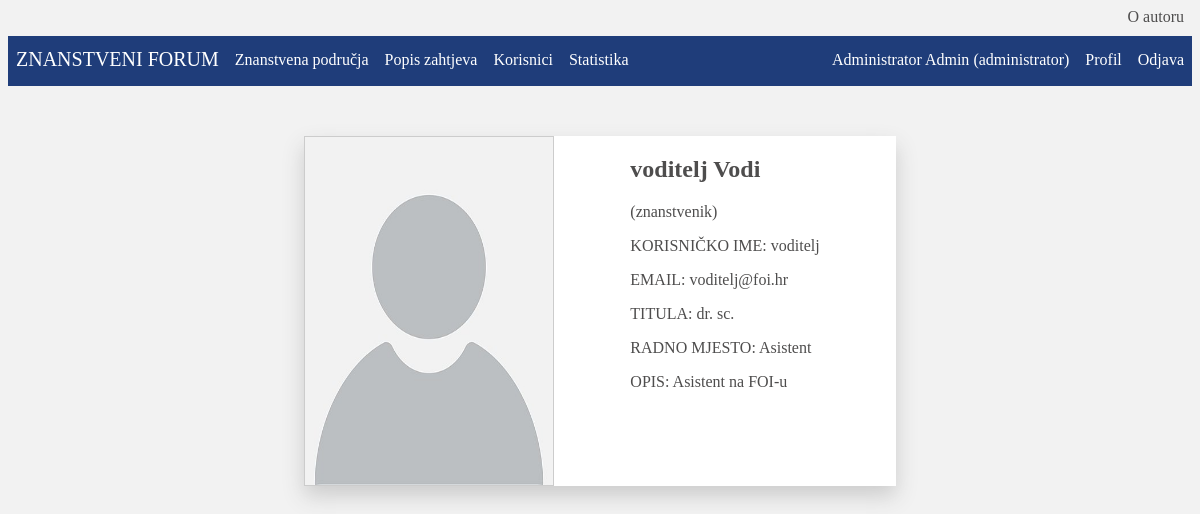
The page /korisnik_info.php?id=2 (signed in) on the database its author committed.
### tables this page shows
CREATE TABLE IF NOT EXISTS `korisnik` (
  `korisnik_id` INT NOT NULL AUTO_INCREMENT,
  `tip_korisnika_id` INT NOT NULL,
  `znanstveno_podrucje_id` INT NULL,
  `korime` VARCHAR(50) NOT NULL,
  `ime` VARCHAR(50) NOT NULL,
  `prezime` VARCHAR(50) NOT NULL,
  `email` VARCHAR(50) NOT NULL,
  `lozinka` VARCHAR(50) NOT NULL,
  `slika` TEXT NULL,
  `titula` VARCHAR(20) NULL,
  `radno_mjesto` VARCHAR(50) NULL,
  `opis` TEXT NULL,
  PRIMARY KEY (`korisnik_id`),
  INDEX `tip_korisnika_id_idx` (`tip_korisnika_id` ASC),
  INDEX `podrucje_id_idx` (`znanstveno_podrucje_id` ASC),
  CONSTRAINT `tip_korisnika_id_fk`
    FOREIGN KEY (`tip_korisnika_id`)
    REFERENCES `tip_korisnika` (`tip_korisnika_id`)
    ON DELETE NO ACTION
    ON UPDATE NO ACTION,
  CONSTRAINT `znanstveno_podrucje_id_fk_3`
    FOREIGN KEY (`znanstveno_podrucje_id`)
    REFERENCES `znanstveno_podrucje` (`znanstveno_podrucje_id`)
    ON DELETE NO ACTION
    ON UPDATE NO ACTION);

### baza_funkcije.php (called while the page is built, shortened)
<?php
function izvrsiUpit($veza, $upit){
	$rezultat = mysqli_query($veza,$upit);
	return $rezultat;
}
?>

### korisnik_info.php (the view, shortened to what this page needs)
<?php
    include_once("baza_funkcije.php");
    $veza = spojiSeNaBazu();
    $upit = "SELECT * FROM korisnik";
    $rezultat = izvrsiUpit($veza, $upit);
?>
<!DOCTYPE html>
<html>
    <head>
		<link href="stil.css" rel="stylesheet" type="text/css">
 	</head>
    <body>
        <?php
            include_once "navigacija.php";
        ?>
        <section id="korisnik_section">
            <?php
                if(isset($rezultat)) {
                    while($red = mysqli_fetch_array($rezultat)){
                        if($red['korisnik_id'] == $_GET["id"]) {
                            echo "<img src='{$red['slika']}' alt='{$red['ime']} {$red['prezime']}' width='150' height='250' title='{$red['ime']} {$red['prezime']}'> ";
                            echo "<div>";
                            echo "<h1>{$red['ime']} {$red['prezime']}</h1>";
                            if($red['tip_korisnika_id'] == 0) {
                                $tip = "administrator";
                            } else if($red['tip_korisnika_id'] == 1) {
                                $tip = "znanstvenik";
                            } else {
                                $tip = "korisnik";
                            }
                            echo "<p>($tip)</p>";
                            echo "<p>KORISNIČKO IME: {$red['korime']}</p>";
                            echo "<p>EMAIL: {$red['email']}</p>";
                            if($red['titula']) {
                                echo "<p>TITULA: {$red['titula']}</p>";
                            }
                            if($red['radno_mjesto']) {
                                echo "<p>RADNO MJESTO: {$red['radno_mjesto']}</p>";
                            }
                            if($red['opis']) {
                                echo "<p>OPIS: {$red['opis']}</p>";
                            }
                            echo "</div>";
                        }
                    }
                }
            ?>
        </section>
    </body>
</html>

### navigacija.php
<header>
    <a href="o_autoru.html" target="_blank" id="o_autoru">O autoru</a>
</header>
<nav>
    <a href="index.php" id="naslov">ZNANSTVENI FORUM</a>
    <?php
    if(!isset($_SESSION["id"])) {
        echo "<a href='prijava.php' id='prijava'>Prijava</a>";
        } else {
            echo "<a href='prijava.php?odjava=da' id='odjava'>Odjava </a>";
        }
        if(isset($_SESSION["id"])) {
            echo '<a href="profil.php" id="profil">Profil</a>';
            echo '<a href="znanstvena_podrucja.php">Znanstvena područja</a>';
            if($_SESSION["tip"] == 0) {
                echo '<a href="zahtjevi.php">Popis zahtjeva</a>';
                echo '<a href="korisnici.php">Korisnici</a>';
                echo "<a href='statistika_komentara.php' id='statistika_gumb'>Statistika</a>";
            }
            if($_SESSION['tip'] == 0) {
                $tip = "administrator";
            } else if($_SESSION['tip'] == 1) {
                $tip = "znanstvenik";
            } else {
                $tip = "korisnik";
            }
            echo "<a id='info'>{$_SESSION['ime']} {$_SESSION['prezime']} ($tip)</a>";
        }
    ?>
</nav>

### stil.css (style rules this page uses)
* { box-sizing: border-box; }
body { background-color: rgb(242, 242, 242); }
nav { background-color: rgb(31, 61, 122); height: 50px; }
nav a { color: white; font-size: 16px; text-decoration: none; margin: 8px; margin-top: 15px; float: left; }
header { height: 20px; margin: 8px; }
#o_autoru { text-decoration: none; color: rgb(31, 61, 122); color: rgb(78, 77, 77); float: right; }
#profil, #info, #odjava, #prijava { float: right; }
#naslov { font-size: 20px; margin-top: 12px; }
#korisnik_section, #profil_section, #znanstvenici_section { display: grid; grid-template-columns: auto auto; margin-left: 25%; margin-right: 25%; margin-top: 50px; background-color: white; color: rgb(78, 77, 77); box-shadow: 0 10px 20px rgb(204, 204, 204); }
#korisnik_section img, #znanstvenici_section img { width: 250px; height: 350px; border: 1px solid rgb(204, 204, 204); text-align: left; }

### rows shown on the page
korisnik: slika (picture), ime "voditelj", prezime "Vodi", tip_korisnika "znanstvenik", korime "voditelj", email "voditelj@foi.hr", titula "dr. sc.", radno_mjesto "Asistent", opis "Asistent na FOI-u"

### other values the page prints
$_SESSION['ime'] "Administrator"
$_SESSION['prezime'] "Admin"
$tip "administrator"
